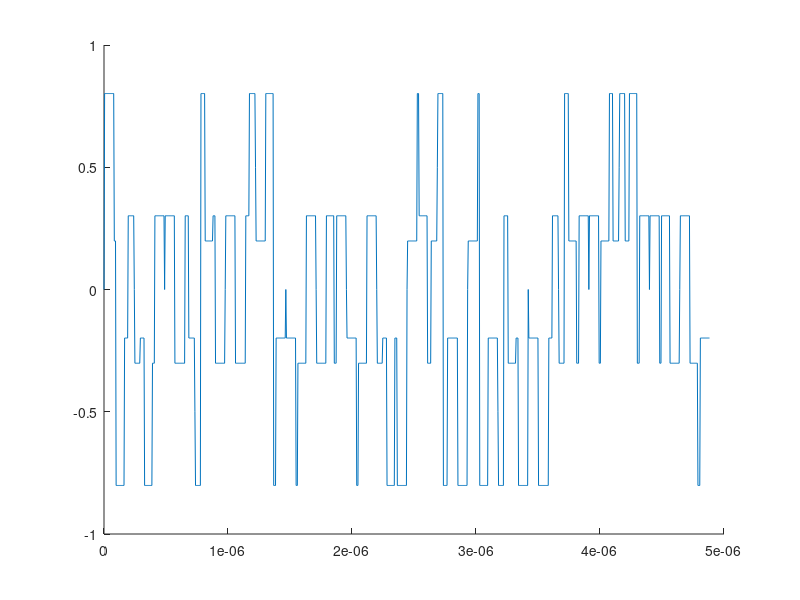

Source code (MATLAB):
clear all;
clc;
load('weil.mat')
f_a = 1.023e6;
f_b = 6*f_a;
tau = 0.1 / f_a;
sp = 20;
tau0 = tau / sp;


t = zeros(1, sp*10*10230);
B1C_data = zeros(1, sp*10*10230);
B1C_pilot = zeros(1, sp*10*10230);
D = zeros(1, sp*10*10230);
cnt = 1;
data = double(data);
pilot = double(pilot);
t_e = 0:tau0:tau-tau0;
for i = 1:10
    if child(i) == 0
        p = ~pilot;
    else
        p = pilot;
    end
    for k = 1:length(data)
        data_e = data(k)*ones(1, sp);
        pilot_e = p(k) * ones(1, sp);
%         B1C_data(cnt) = m(k);
%         B1C_data(cnt + 1) = m(k);
        B1C_data(cnt:cnt+sp-1) = data_e;
%         B1C_pilot(cnt) = main(k);
%         B1C_pilot(cnt + 1) = main(k);
        B1C_pilot(cnt:cnt + sp-1) = pilot_e;
        r = round(rand(1)) * ones(1, sp);
        D(cnt:cnt + sp-1) = r;
%         D(cnt + 1) = r;
%         B1C_data = [B1C_data m(j) m(j)];
%         B1C_pilot = [B1C_pilot main(j) main(j)];
        if cnt ~= 1
            t0 = t(cnt - 1);
            t(cnt:cnt + sp-1) = t0 + tau0+t_e;         
%             t = [t t0 + tau0 t0 + tau];
        else
            t(cnt:cnt + sp-1) = t_e;
        end
        cnt = cnt + sp;
    end
    
end
B1C_pilot = -2*B1C_pilot + 1;
B1C_data = -2*B1C_data + 1;
sinf_a = sin(2*pi*f_a*t);
f = (sinf_a < 0.0001);
g = (sinf_a > -0.0001);
f = f&g;
sinf_a(f) = 0;
sinf_b = sin(2*pi*f_b*t);
sa = sign(sinf_a);
sb = sign(sinf_b);
f = (sinf_b < 0.0001);
g = (sinf_b > -0.0001);
f = f&g;
sinf_b(f) = 0;
s_B1C = D .* B1C_data.*sign(sinf_a)/2+sqrt(1/11).*B1C_pilot.*sign(sinf_b)+1i*sqrt(29/44).*B1C_pilot.*sign(sinf_a);
% s = sign(sin(2*pi*f_b*t));
hold on;
plot(t(1:1000), real(s_B1C(1:1000)));
% plot(t(1:1000),sa(1:1000));
% plot(t(1:1000),sb(1:1000));

